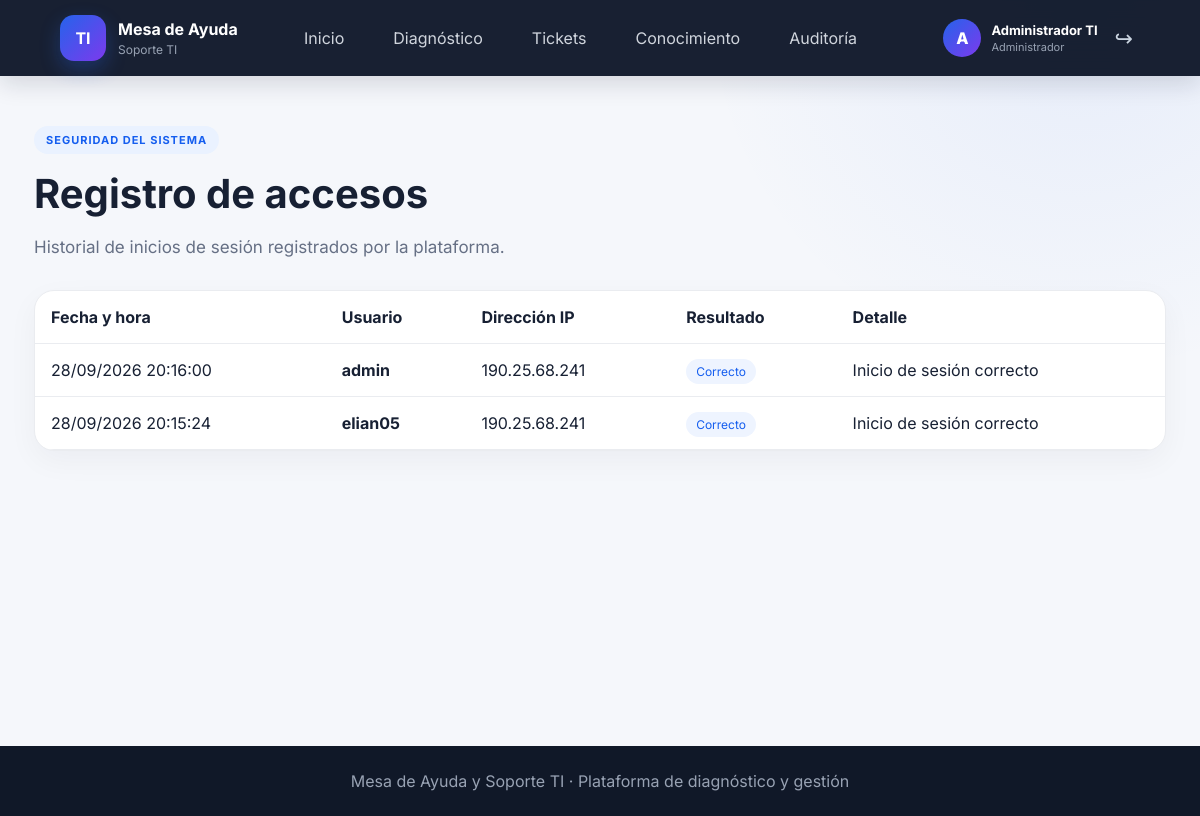
Page /accesos/ (signed in) on the earlier database version.
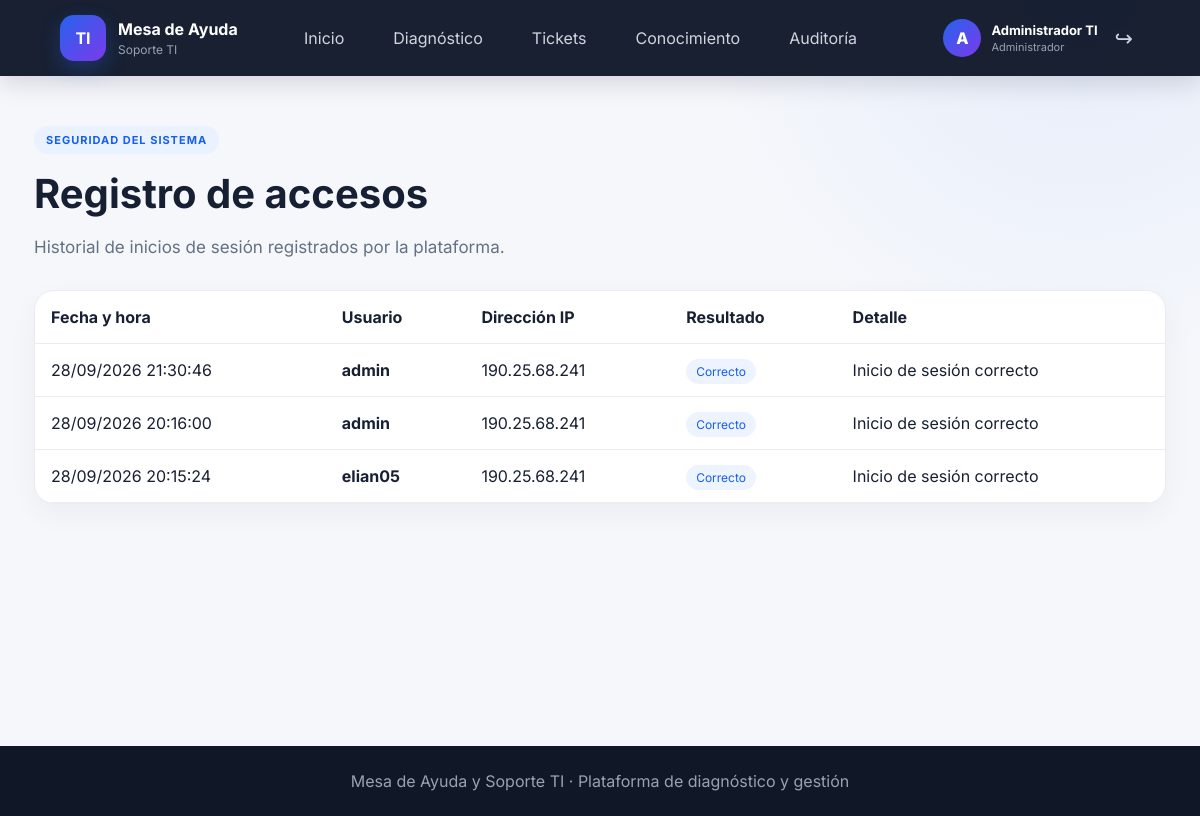
Same page on the later database version.
### models/usuario.py (models this page shows, shortened)
class RegistroAcceso(db.Model):
    __tablename__ = "registros_acceso"
    id = db.Column(db.Integer, primary_key=True)
    usuario_id = db.Column(
        db.Integer,
        db.ForeignKey("usuarios.id"),
        nullable=True
    )
    usuario = db.Column(db.String(50), nullable=False)
    fecha_hora = db.Column(
        db.DateTime,
        default=datetime.utcnow,
        nullable=False
    )
    ip = db.Column(
        db.String(64),
        nullable=True
    )
    exitoso = db.Column(
        db.Boolean,
        nullable=False,
        default=True
    )
    motivo = db.Column(
        db.String(255),
        nullable=True
    )
    usuario_relacion = db.relationship(
        "Usuario",
        backref=db.backref("registros_acceso", lazy=True)
    )

### routes/accesos.py (the view)
@accesos_bp.route("/")
def listar():
    if session.get("rol") != "administrador":
        abort(403)
    registros = RegistroAcceso.query.order_by(
        RegistroAcceso.fecha_hora.desc()
    ).limit(200).all()
    return render_template(
        "accesos.html",
        registros=registros
    )

### templates/accesos.html (shortened to what this page needs)
{% extends "base.html" %}
{% block content %}
<section class="page-container">
    <span class="badge">SEGURIDAD DEL SISTEMA</span>
    <h1>Registro de accesos</h1>
    <p class="description">
        Historial de inicios de sesión registrados por la plataforma.
    </p>
    <div class="table-wrap">
        <table>
            <thead>
                <tr>
                    <th>Fecha y hora</th>
                    <th>Usuario</th>
                    <th>Dirección IP</th>
                    <th>Resultado</th>
                    <th>Detalle</th>
                </tr>
            </thead>
            <tbody>
                {% for registro in registros %}
                <tr>
                    <td>{{ registro.fecha_hora.strftime('%d/%m/%Y %H:%M:%S') }}</td>
                    <td><strong>{{ registro.usuario }}</strong></td>
                    <td>{{ registro.ip or 'No disponible' }}</td>
                    <td>
                        {% if registro.exitoso %}
                            <span class="status-badge success-badge">Correcto</span>
                        {% else %}
                            <span class="status-badge warning-badge">Fallido</span>
                        {% endif %}
                    </td>
                    <td>{{ registro.motivo or '—' }}</td>
                </tr>
                {% else %}
                <tr>
                    <td colspan="5">Todavía no hay registros de acceso.</td>
                </tr>
                {% endfor %}
            </tbody>
        </table>
    </div>
</section>
{% endblock %}

### templates/base.html (shortened to what this page needs)
<!DOCTYPE html>
<html lang="es">
<head>
    <link rel="stylesheet" href="{{ url_for('static', filename='css/style.css') }}">
</head>
<body>
<header class="topbar">
    <a class="logo" href="{{ url_for('main.inicio') }}">
        <div class="logo-icon">TI</div>
        <div>
            <strong>Mesa de Ayuda</strong>
            <span>Soporte TI</span>
        </div>
    </a>
    <nav>
        <a href="{{ url_for('main.inicio') }}">Inicio</a>
        <a href="{{ url_for('diagnostico.iniciar') }}">Diagnóstico</a>
        <a href="{{ url_for('tickets.listar') }}">Tickets</a>
        <a href="{{ url_for('conocimiento.listar') }}">Conocimiento</a>
        {% if session.get("rol") == "administrador" %}
        <a href="{{ url_for('accesos.listar') }}">Auditoría</a>
        {% endif %}
    </nav>
    <div class="user-menu">
        <div class="user-avatar">{{ (session.get('nombre', 'U')[0])|upper }}</div>
        <div class="user-info">
            <strong>{{ session.get('nombre', 'Usuario') }}</strong>
            <span>{{ session.get('rol', 'tecnico')|capitalize }}</span>
        </div>
        <a class="logout-link" href="{{ url_for('auth.logout') }}" title="Cerrar sesión">↪</a>
    </div>
</header>
<main>
{% block content %}{% endblock %}
</main>
<footer>
    <p>Mesa de Ayuda y Soporte TI · Plataforma de diagnóstico y gestión</p>
</footer>
</body>
</html>

### static/css/style.css (style rules this page uses)
* { box-sizing: border-box; margin: 0; padding: 0; }
body { font-family: Arial, Helvetica, sans-serif; background: #f4f7fb; color: #172033; min-height: 100vh; }
.topbar { min-height: 72px; background: #101828; color: white; display: flex; align-items: center; justify-content: space-between; padding: 15px 7%; }
.logo { display: flex; align-items: center; gap: 12px; }
.logo-icon { width: 42px; height: 42px; background: #155eef; border-radius: 10px; display: flex; align-items: center; justify-content: center; font-weight: bold; }
.logo strong, .logo span { display: block; }
.logo span { color: #98a2b3; font-size: 12px; margin-top: 3px; }
nav { display: flex; gap: 25px; }
nav a { color: #d0d5dd; text-decoration: none; }
main { min-height: calc(100vh - 130px); }
.badge { display: inline-block; padding: 7px 12px; background: #eaf2ff; color: #155eef; border-radius: 30px; font-size: 11px; font-weight: bold; letter-spacing: 1px; }
.hero p, .description { color: #667085; line-height: 1.7; font-size: 17px; margin-bottom: 28px; }
.hero-card, .stat-card, .feature-card, .question-card, .ticket-form, .table-wrap, .knowledge-card, .solution-box, .progress-container { background: white; border: 1px solid #eaecf0; border-radius: 20px; }
.features, .page-container, .diagnostic-container, .result-container { max-width: 1180px; margin: auto; padding: 0 24px 80px; }
.diagnostic-header h1, .page-container h1 { font-size: 40px; margin: 15px 0; }
.success-badge { background: #ecfdf3; color: #027a48; }
.page-container { padding-top: 50px; }
.table-wrap { overflow-x: auto; }
table { width: 100%; border-collapse: collapse; }
th, td { padding: 16px; text-align: left; border-bottom: 1px solid #eaecf0; }
.status-badge { background: #eef4ff; color: #155eef; padding: 5px 10px; border-radius: 20px; font-size: 12px; }
footer { background: #101828; color: #98a2b3; text-align: center; padding: 25px; }
body { font-family: "Inter", Arial, Helvetica, sans-serif; background: radial-gradient(circle at 90% 0%, rgba(37,99,235,.07), transparent 28%), #f5f7fb; }
.topbar { position: sticky; top: 0; z-index: 100; min-height: 76px; padding: 12px 5%; background: rgba(15, 23, 42, .96); backdrop-filter: blur(16px); box-shadow: 0 8px 25px rgba(15,23,42,.14); }
.logo { color: white; text-decoration: none; }
.logo-icon { width: 46px; height: 46px; border-radius: 14px; background: linear-gradient(135deg, #2563eb, #7c3aed); box-shadow: 0 8px 20px rgba(37,99,235,.3); }
nav a { padding: 9px 12px; border-radius: 9px; transition: .2s ease; }
.user-menu { display: flex; align-items: center; gap: 10px; margin-left: 20px; }
.user-avatar { width: 38px; height: 38px; border-radius: 50%; display: grid; place-items: center; background: linear-gradient(135deg,#2563eb,#7c3aed); color: white; font-weight: 800; }
.user-info { display: flex; flex-direction: column; min-width: 90px; }
.user-info strong { color: white; font-size: 13px; }
.user-info span { color: #98a2b3; font-size: 11px; margin-top: 2px; }
.logout-link { color: #cbd5e1; text-decoration: none; font-size: 22px; padding: 7px; border-radius: 8px; }
.hero-card, .stat-card, .feature-card, .question-card, .ticket-form, .table-wrap, .knowledge-card, .solution-box, .progress-container { box-shadow: 0 10px 30px rgba(15,23,42,.045); }

Differences in the rows shown:
added RegistroAcceso: fecha_hora "28/09/2026 21:30:46", usuario "admin", ip "190.25.68.241", exitoso "Correcto", motivo "Inicio de sesión correcto"
